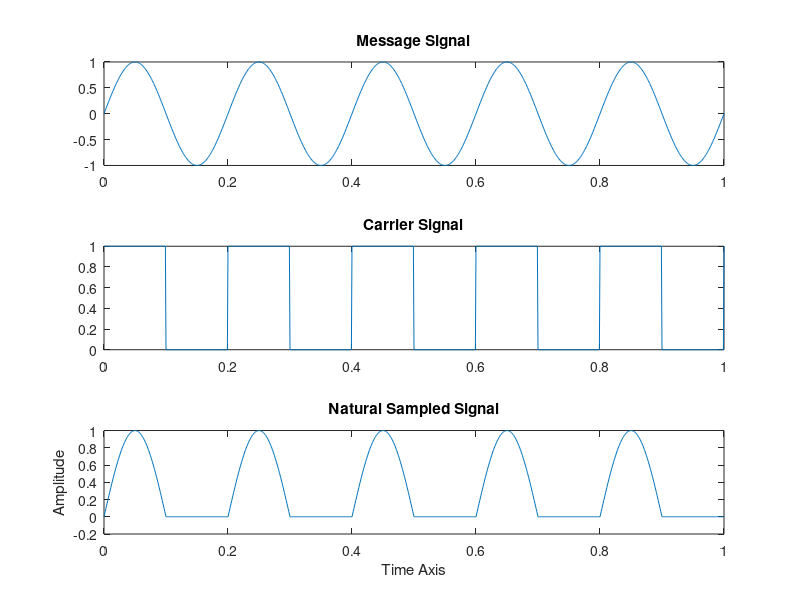

The MATLAB script that drew this image:
t=0:0.001:1;
fc = input('Enter the frequencey of carrier signal(square wave)=');
fm = input('Enter the frequencey of message signal(sine wave)=');
a = input('Enter the amplitude of message signal=');
vc = square(2*pi*fc*t);
vm = sin(2*pi*fm*t);
n=length(vc);
for i=1:n
  if(vc(i)<=0)
   vc(i)=0;
  else
   vc(i)=1;
  end
endfor
y=vc.*vm;
subplot(3,1,1);
plot(t,vm);
title('Message Signal');
subplot(3,1,2);
plot(t,vc);
title('Carrier Signal');
subplot(3,1,3);
plot(t,y);
title('Natural Sampled Signal');
xlabel('Time Axis');
ylabel('Amplitude');
